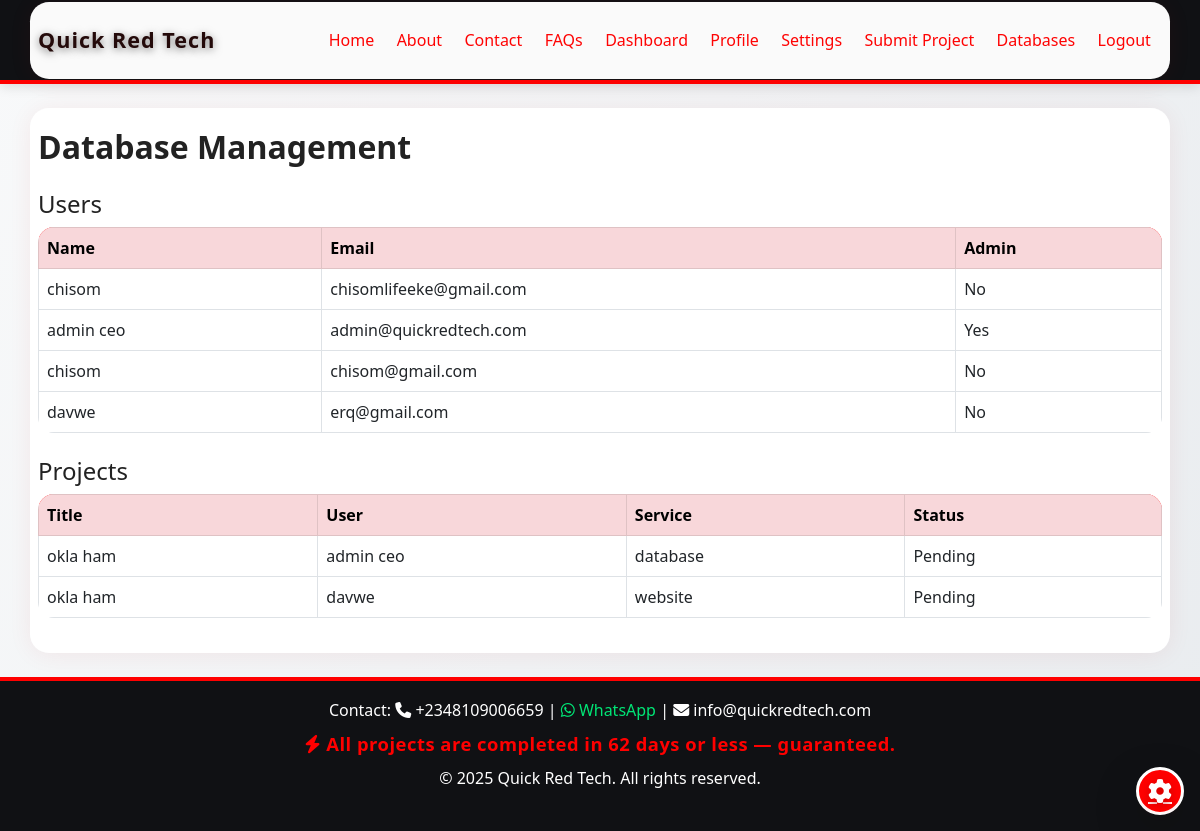
Page /databases (signed in) on the committed database.
### quickredtech/models.py (models this page shows, shortened)
class User(UserMixin, db.Model):
    id = db.Column(db.Integer, primary_key=True)
    name = db.Column(db.String(64), nullable=False)
    email = db.Column(db.String(120), unique=True, nullable=False)
    password_hash = db.Column(db.String(128), nullable=False)
    is_admin = db.Column(db.Boolean, default=False)
    projects = db.relationship('Project', backref='owner', lazy=True)

class Project(db.Model):
    id = db.Column(db.Integer, primary_key=True)
    user_id = db.Column(db.Integer, db.ForeignKey('user.id'), nullable=False)
    title = db.Column(db.String(140), nullable=False)
    description = db.Column(db.Text, nullable=False)
    service_type = db.Column(db.String(64), nullable=False)
    status = db.Column(db.String(64), default='Pending')
    submission_date = db.Column(db.DateTime, default=datetime.utcnow)
    completion_estimate = db.Column(db.DateTime)
    file_path = db.Column(db.String(256))

### quickredtech/routes.py (the view)
    @app.route('/databases')
    @login_required
    def databases():
        if not current_user.is_admin:
            flash('Admin access required.', 'danger')
            return redirect(url_for('dashboard'))
        users = User.query.all()
        projects = Project.query.all()
        return render_template('databases.html', users=users, projects=projects)

### quickredtech/routes.py (called while the page is built)
@login_manager.user_loader
def load_user(user_id):
    return User.query.get(int(user_id))

### quickredtech/templates/databases.html (shortened to what this page needs)
{% extends 'base.html' %}
{% block content %}
<h2 class="fw-bold mb-4">Database Management</h2>
<h4>Users</h4>
<table class="table table-bordered table-hover">
    <thead class="table-danger">
        <tr><th>Name</th><th>Email</th><th>Admin</th></tr>
    </thead>
    <tbody>
    {% for user in users %}
        <tr>
            <td>{{ user.name }}</td>
            <td>{{ user.email }}</td>
            <td>{{ 'Yes' if user.is_admin else 'No' }}</td>
        </tr>
    {% endfor %}
    </tbody>
</table>
<h4 class="mt-4">Projects</h4>
<table class="table table-bordered table-hover">
    <thead class="table-danger">
        <tr><th>Title</th><th>User</th><th>Service</th><th>Status</th></tr>
    </thead>
    <tbody>
    {% for project in projects %}
        <tr>
            <td>{{ project.title }}</td>
            <td>{{ project.owner.name }}</td>
            <td>{{ project.service_type }}</td>
            <td>{{ project.status }}</td>
        </tr>
    {% endfor %}
    </tbody>
</table>
{% endblock %}

### quickredtech/templates/base.html (shortened to what this page needs)
<!DOCTYPE html>
<html lang="en">
<head>
    <link href="https://cdn.jsdelivr.net/npm/bootstrap@5.3.0/dist/css/bootstrap.min.css" rel="stylesheet">
    <link rel="stylesheet" href="https://cdnjs.cloudflare.com/ajax/libs/font-awesome/6.4.0/css/all.min.css">
</head>
<body>
<nav class="navbar navbar-expand-lg sticky-top">
  <div class="container">
    <a class="navbar-brand fw-bold" href="/">Quick Red Tech</a>
    <div class="collapse navbar-collapse" id="navbarNav">
      <ul class="navbar-nav ms-auto">
        <li class="nav-item"><a class="nav-link" href="/">Home</a></li>
        <li class="nav-item"><a class="nav-link" href="/about">About</a></li>
        <li class="nav-item"><a class="nav-link" href="/contact">Contact</a></li>
        <li class="nav-item"><a class="nav-link" href="/faqs">FAQs</a></li>
        {% if current_user.is_authenticated %}
        <li class="nav-item"><a class="nav-link" href="/dashboard">Dashboard</a></li>
        <li class="nav-item"><a class="nav-link" href="/profile">Profile</a></li>
        <li class="nav-item"><a class="nav-link" href="/settings">Settings</a></li>
        <li class="nav-item"><a class="nav-link" href="/submit-project">Submit Project</a></li>
        {% if current_user.is_admin %}
        <li class="nav-item"><a class="nav-link" href="/databases">Databases</a></li>
        {% endif %}
        <li class="nav-item"><a class="nav-link" href="/logout">Logout</a></li>
        {% else %}
        <li class="nav-item"><a class="nav-link" href="/login">Login</a></li>
        <li class="nav-item"><a class="nav-link" href="/signup">Sign Up</a></li>
        {% endif %}
      </ul>
    </div>
  </div>
</nav>
<div class="container my-4">
    {% block content %}{% endblock %}
</div>
<footer class="footer mt-auto position-relative">
    <div class="mb-2">Contact: <a href="tel:+2348109006659" class="text-decoration-none text-white"><i class="fa-solid fa-phone"></i> +2348109006659</a> |
        <a href="https://wa.me/2348109006659" class="text-success text-decoration-none" target="_blank"><i class="fa-brands fa-whatsapp"></i> WhatsApp</a> |
        <a href="mailto:info@quickredtech.com" class="text-decoration-none text-white"><i class="fa-solid fa-envelope"></i> info@quickredtech.com</a>
    </div>
    <div class="guarantee mb-2"><i class="fa-solid fa-bolt"></i> All projects are completed in 62 days or less — guaranteed.</div>
    <div class="mb-2">&copy; {{ 2025 }} Quick Red Tech. All rights reserved.</div>
    <a href="/admin-login" class="admin-btn-glow position-absolute end-0 bottom-0 m-3 shadow-lg" title="Admin Login"></a>
</footer>
</body>
</html>

### quickredtech/templates/base.html (style rules this page uses)
:root { --red: #FF0000; --dark: #181A20; --darker: #101114; --light: #f8f9fa; --gradient: linear-gradient(135deg, #ff0000 0%, #c40000 100%); --contrast: #fff; --accent: #FFD600; }
body { background: linear-gradient(120deg, #f8f9fa 0%, #e9ecef 100%); font-family: 'Segoe UI', 'Roboto', Arial, sans-serif; color: #222; }
.navbar { background: var(--darker); box-shadow: 0 2px 12px 0 #0002; border-bottom: 4px solid var(--red); min-height: 56px; padding-top: 0.1rem; padding-bottom: 0.1rem; }
.navbar-brand { color: #240a0a !important; font-size: 1.35rem; text-shadow: 0 2px 8px #0008; letter-spacing: 1px; padding-top: 0.2rem; padding-bottom: 0.2rem; }
.nav-link { color: #fe0303 !important; font-weight: 500; margin: 0 0.2rem; border-radius: 0.5rem; font-size: 1rem; transition: background 0.2s, color 0.2s; padding-top: 0.3rem; padding-bottom: 0.3rem; }
.footer { background: var(--darker); color: #fff; padding: 1.1rem 0 2.1rem 0; text-align: center; font-size: 1rem; border-top: 4px solid var(--red); }
.footer a, .footer a:visited { color: #fff !important; text-decoration: underline; }
.footer a.text-success { color: #00e676 !important; }
.guarantee { color: var(--red); font-weight: bold; font-size: 1.15rem; letter-spacing: 0.5px; }
.table { border-radius: 1rem; overflow: hidden; background: #fff; }
.table thead { background: var(--red); color: #fff; }
.admin-btn-glow { display: flex; align-items: center; justify-content: center; width: 56px; height: 56px; background: var(--gradient); border-radius: 50%; box-shadow: 0 0 24px 6px #ff000099, 0 0 12px 4px #fff inset; border: 4px solid #fff; transition: box-shadow 0.2s, transform 0.2s, background 0.2s; z-index: 10; position: relative; animation: admin-glow 2s infinite alternate; }
.admin-btn-glow::before { content: '\f013'; font-family: 'Font Awesome 6 Free'; font-weight: 900; color: #fff; font-size: 2rem; line-height: 48px; display: block; text-align: center; text-shadow: 0 2px 8px #c40000cc; }
.container { background: rgba(255,255,255,0.98); border-radius: 1.2rem; box-shadow: 0 2px 24px 0 #c4000011; padding: 1.2rem 0.5rem; }
.admin-btn-glow { display: inline-block; width: 48px; height: 48px; background: #FF0000; border-radius: 50%; box-shadow: 0 0 16px 4px #ff0000cc, 0 0 8px 2px #fff inset; border: 3px solid #fff; transition: box-shadow 0.2s; z-index: 10; }
.admin-btn-glow::before { content: '\f013'; font-family: 'Font Awesome 6 Free'; font-weight: 900; color: #fff; font-size: 1.5rem; line-height: 42px; display: block; text-align: center; }

### rows in the picture
User: name "chisom", email "chisomlifeeke@gmail.com", is_admin "No"
User: name "admin ceo", email "admin@quickredtech.com", is_admin "Yes"
User: name "chisom", email "chisom@gmail.com", is_admin "No"
User: name "davwe", email "erq@gmail.com", is_admin "No"
Project: title "okla ham", owner.name "admin ceo", service_type "database", status "Pending"
Project: title "okla ham", owner.name "davwe", service_type "website", status "Pending"

### other values in the picture
{{ 2025 }} "2025"
